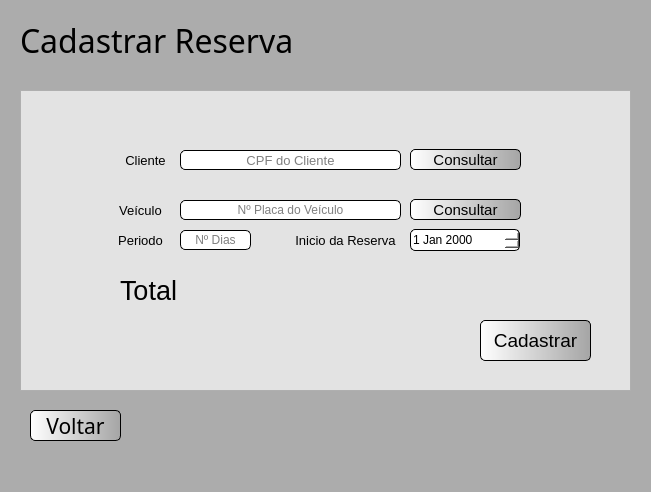
<?xml version="1.0" encoding="UTF-8"?>
<ui version="4.0">
 <class>MainWindow</class>
 <widget class="QMainWindow" name="MainWindow">
  <property name="geometry">
   <rect>
    <x>0</x>
    <y>0</y>
    <width>651</width>
    <height>492</height>
   </rect>
  </property>
  <property name="windowTitle">
   <string>MainWindow</string>
  </property>
  <property name="styleSheet">
   <string notr="true">background-color: rgb(172, 172, 172);</string>
  </property>
  <widget class="QWidget" name="centralwidget">
   <widget class="QPushButton" name="btVoltar">
    <property name="geometry">
     <rect>
      <x>30</x>
      <y>410</y>
      <width>91</width>
      <height>31</height>
     </rect>
    </property>
    <property name="font">
     <font>
      <family>Dubai</family>
      <pointsize>16</pointsize>
     </font>
    </property>
    <property name="cursor">
     <cursorShape>PointingHandCursor</cursorShape>
    </property>
    <property name="styleSheet">
     <string notr="true">QPushButton{
background-color: qlineargradient(spread:pad, x1:0, y1:0, x2:1, y2:0, stop:0 rgba(255, 255, 255, 255), stop:1 rgba(165, 165, 165, 255));
border-radius: 5px;
border-style: outset;
border-width: 1px;
border-color: black;

}

QPushButton:hover{
background-color: qlineargradient(spread:pad, x1:0, y1:0, x2:1, y2:0, stop:0 rgba(255, 248, 0, 255), stop:1 rgba(255, 134, 73, 255));
}

</string>
    </property>
    <property name="text">
     <string>Voltar</string>
    </property>
   </widget>
   <widget class="QLabel" name="titulo">
    <property name="geometry">
     <rect>
      <x>20</x>
      <y>20</y>
      <width>421</width>
      <height>41</height>
     </rect>
    </property>
    <property name="font">
     <font>
      <family>Dubai Medium</family>
      <pointsize>24</pointsize>
     </font>
    </property>
    <property name="cursor">
     <cursorShape>PointingHandCursor</cursorShape>
    </property>
    <property name="text">
     <string>Cadastrar Reserva</string>
    </property>
   </widget>
   <widget class="QLabel" name="logoLoCarPequeno">
    <property name="geometry">
     <rect>
      <x>550</x>
      <y>10</y>
      <width>71</width>
      <height>51</height>
     </rect>
    </property>
    <property name="styleSheet">
     <string notr="true">background-color: rgb(172, 172, 172);</string>
    </property>
    <property name="text">
     <string/>
    </property>
    <property name="pixmap">
     <pixmap>imagens/808107201585380077-64.png</pixmap>
    </property>
   </widget>
   <widget class="QFrame" name="frameCadCliente_2">
    <property name="geometry">
     <rect>
      <x>20</x>
      <y>90</y>
      <width>611</width>
      <height>301</height>
     </rect>
    </property>
    <property name="styleSheet">
     <string notr="true">background-color: rgb(227, 227, 227);
</string>
    </property>
    <property name="frameShape">
     <enum>QFrame::StyledPanel</enum>
    </property>
    <property name="frameShadow">
     <enum>QFrame::Raised</enum>
    </property>
    <widget class="QLineEdit" name="tbCliente">
     <property name="geometry">
      <rect>
       <x>160</x>
       <y>60</y>
       <width>221</width>
       <height>20</height>
      </rect>
     </property>
     <property name="font">
      <font>
       <pointsize>10</pointsize>
      </font>
     </property>
     <property name="styleSheet">
      <string notr="true">background-color: rgb(255, 255, 255);
border-radius: 5px;
border-style: outset;
border-width: 1px;
border-color: black;</string>
     </property>
     <property name="text">
      <string/>
     </property>
     <property name="alignment">
      <set>Qt::AlignCenter</set>
     </property>
     <property name="placeholderText">
      <string>CPF do Cliente</string>
     </property>
    </widget>
    <widget class="QLineEdit" name="tbVeiculo">
     <property name="geometry">
      <rect>
       <x>160</x>
       <y>110</y>
       <width>221</width>
       <height>20</height>
      </rect>
     </property>
     <property name="styleSheet">
      <string notr="true">background-color: rgb(255, 255, 255);
border-radius: 5px;
border-style: outset;
border-width: 1px;
border-color: black;</string>
     </property>
     <property name="echoMode">
      <enum>QLineEdit::Normal</enum>
     </property>
     <property name="alignment">
      <set>Qt::AlignCenter</set>
     </property>
     <property name="placeholderText">
      <string>Nº Placa do Veículo</string>
     </property>
    </widget>
    <widget class="QLineEdit" name="tbPeriodo">
     <property name="geometry">
      <rect>
       <x>160</x>
       <y>140</y>
       <width>71</width>
       <height>20</height>
      </rect>
     </property>
     <property name="styleSheet">
      <string notr="true">background-color: rgb(255, 255, 255);
border-radius: 5px;
border-style: outset;
border-width: 1px;
border-color: black;</string>
     </property>
     <property name="text">
      <string/>
     </property>
     <property name="alignment">
      <set>Qt::AlignCenter</set>
     </property>
     <property name="placeholderText">
      <string>Nº Dias</string>
     </property>
    </widget>
    <widget class="QPushButton" name="btConCliente">
     <property name="geometry">
      <rect>
       <x>390</x>
       <y>59</y>
       <width>111</width>
       <height>21</height>
      </rect>
     </property>
     <property name="font">
      <font>
       <pointsize>11</pointsize>
      </font>
     </property>
     <property name="cursor">
      <cursorShape>PointingHandCursor</cursorShape>
     </property>
     <property name="styleSheet">
      <string notr="true">QPushButton{
background-color: qlineargradient(spread:pad, x1:0, y1:0, x2:1, y2:0, stop:0 rgba(255, 255, 255, 255), stop:1 rgba(165, 165, 165, 255));
border-style: outset;
border-width: 1px;
border-color: black;
border-radius: 5px;
}

QPushButton:hover{
background-color: qlineargradient(spread:pad, x1:0, y1:0, x2:1, y2:0, stop:0 rgba(19, 226, 4, 255), stop:1 rgba(148, 209, 6, 255));
}


</string>
     </property>
     <property name="text">
      <string>Consultar</string>
     </property>
    </widget>
    <widget class="QLabel" name="labelCliente">
     <property name="geometry">
      <rect>
       <x>160</x>
       <y>30</y>
       <width>221</width>
       <height>21</height>
      </rect>
     </property>
     <property name="font">
      <font>
       <pointsize>10</pointsize>
      </font>
     </property>
     <property name="text">
      <string/>
     </property>
     <property name="alignment">
      <set>Qt::AlignLeading|Qt::AlignLeft|Qt::AlignVCenter</set>
     </property>
    </widget>
    <widget class="QLabel" name="labelCli">
     <property name="geometry">
      <rect>
       <x>100</x>
       <y>60</y>
       <width>51</width>
       <height>21</height>
      </rect>
     </property>
     <property name="font">
      <font>
       <pointsize>10</pointsize>
      </font>
     </property>
     <property name="text">
      <string>Cliente</string>
     </property>
     <property name="alignment">
      <set>Qt::AlignCenter</set>
     </property>
    </widget>
    <widget class="QLabel" name="labelVei">
     <property name="geometry">
      <rect>
       <x>90</x>
       <y>110</y>
       <width>61</width>
       <height>21</height>
      </rect>
     </property>
     <property name="font">
      <font>
       <pointsize>10</pointsize>
      </font>
     </property>
     <property name="text">
      <string>Veículo</string>
     </property>
     <property name="alignment">
      <set>Qt::AlignCenter</set>
     </property>
    </widget>
    <widget class="QLabel" name="labelPer">
     <property name="geometry">
      <rect>
       <x>90</x>
       <y>140</y>
       <width>61</width>
       <height>21</height>
      </rect>
     </property>
     <property name="font">
      <font>
       <pointsize>10</pointsize>
      </font>
     </property>
     <property name="text">
      <string>Periodo</string>
     </property>
     <property name="alignment">
      <set>Qt::AlignCenter</set>
     </property>
    </widget>
    <widget class="QLabel" name="labelVeiculo">
     <property name="geometry">
      <rect>
       <x>160</x>
       <y>83</y>
       <width>221</width>
       <height>21</height>
      </rect>
     </property>
     <property name="font">
      <font>
       <pointsize>10</pointsize>
      </font>
     </property>
     <property name="text">
      <string/>
     </property>
     <property name="alignment">
      <set>Qt::AlignLeading|Qt::AlignLeft|Qt::AlignVCenter</set>
     </property>
    </widget>
    <widget class="QPushButton" name="btConVeiculo">
     <property name="geometry">
      <rect>
       <x>390</x>
       <y>109</y>
       <width>111</width>
       <height>21</height>
      </rect>
     </property>
     <property name="font">
      <font>
       <pointsize>11</pointsize>
      </font>
     </property>
     <property name="cursor">
      <cursorShape>PointingHandCursor</cursorShape>
     </property>
     <property name="styleSheet">
      <string notr="true">QPushButton{
background-color: qlineargradient(spread:pad, x1:0, y1:0, x2:1, y2:0, stop:0 rgba(255, 255, 255, 255), stop:1 rgba(165, 165, 165, 255));
border-style: outset;
border-width: 1px;
border-color: black;
border-radius: 5px;
}

QPushButton:hover{
background-color: qlineargradient(spread:pad, x1:0, y1:0, x2:1, y2:0, stop:0 rgba(19, 226, 4, 255), stop:1 rgba(148, 209, 6, 255));
}


</string>
     </property>
     <property name="text">
      <string>Consultar</string>
     </property>
    </widget>
    <widget class="QDateEdit" name="dateReserva">
     <property name="geometry">
      <rect>
       <x>390</x>
       <y>139</y>
       <width>110</width>
       <height>22</height>
      </rect>
     </property>
     <property name="styleSheet">
      <string notr="true">background-color: rgb(255, 255, 255);
border-radius: 5px;
border-style: outset;
border-width: 1px;
border-color: black;</string>
     </property>
    </widget>
    <widget class="QLabel" name="labelDat">
     <property name="geometry">
      <rect>
       <x>270</x>
       <y>140</y>
       <width>111</width>
       <height>21</height>
      </rect>
     </property>
     <property name="font">
      <font>
       <pointsize>10</pointsize>
      </font>
     </property>
     <property name="text">
      <string>Inicio da Reserva</string>
     </property>
     <property name="alignment">
      <set>Qt::AlignCenter</set>
     </property>
    </widget>
    <widget class="QLabel" name="labelDat_2">
     <property name="geometry">
      <rect>
       <x>100</x>
       <y>180</y>
       <width>401</width>
       <height>41</height>
      </rect>
     </property>
     <property name="font">
      <font>
       <pointsize>20</pointsize>
      </font>
     </property>
     <property name="text">
      <string>Total</string>
     </property>
     <property name="alignment">
      <set>Qt::AlignLeading|Qt::AlignLeft|Qt::AlignVCenter</set>
     </property>
    </widget>
    <widget class="QPushButton" name="btCadastrarCliente">
     <property name="geometry">
      <rect>
       <x>460</x>
       <y>230</y>
       <width>111</width>
       <height>41</height>
      </rect>
     </property>
     <property name="font">
      <font>
       <pointsize>14</pointsize>
      </font>
     </property>
     <property name="cursor">
      <cursorShape>PointingHandCursor</cursorShape>
     </property>
     <property name="styleSheet">
      <string notr="true">QPushButton{
background-color: qlineargradient(spread:pad, x1:0, y1:0, x2:1, y2:0, stop:0 rgba(255, 255, 255, 255), stop:1 rgba(165, 165, 165, 255));
border-style: outset;
border-width: 1px;
border-color: black;
border-radius: 5px;
}

QPushButton:hover{
background-color: qlineargradient(spread:pad, x1:0, y1:0, x2:1, y2:0, stop:0 rgba(19, 226, 4, 255), stop:1 rgba(148, 209, 6, 255));
}


</string>
     </property>
     <property name="text">
      <string>Cadastrar</string>
     </property>
    </widget>
   </widget>
  </widget>
  <widget class="QMenuBar" name="menubar">
   <property name="geometry">
    <rect>
     <x>0</x>
     <y>0</y>
     <width>651</width>
     <height>21</height>
    </rect>
   </property>
  </widget>
  <widget class="QStatusBar" name="statusbar"/>
 </widget>
 <resources/>
 <connections/>
</ui>
